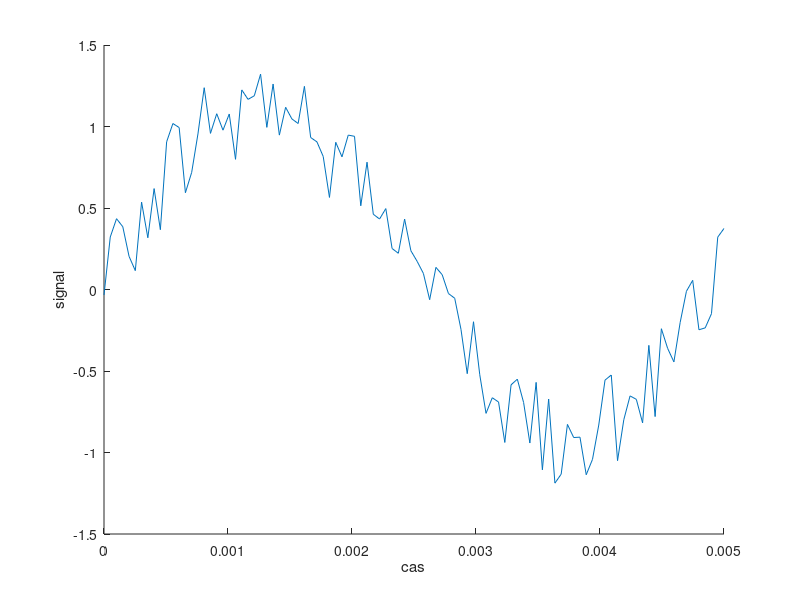

Recreate this plot in MATLAB.

vn=0.2;%noise amplitude
v=1;%voltage in volts
f=200;%frequency in Hertz
w=2*pi*f;
t=linspace(0,5,100)*1e-3;%time = 0 to 5ms
mysignal=v*sin(w*t)+vn*3*rand(size(t))-0.2;
figure;
%plot(t,mysignal);
xlabel('cas');
ylabel('signal');
zoom xon;

vzorky = zeros(1,100);



hold on; % make sure no new plot window is created on every plot command
plot(t,mysignal);

